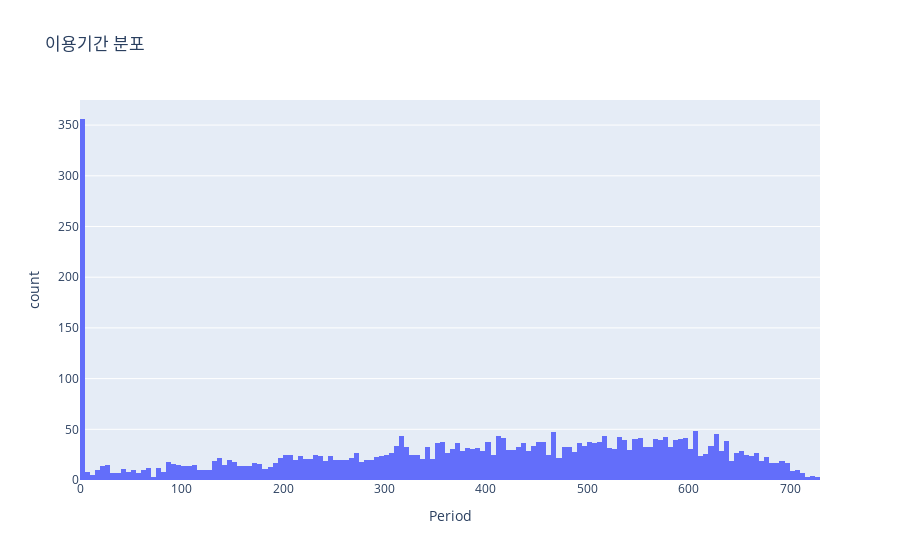

Notebook code for this chart:
### Code cell
# Period의 분포
fig = px.histogram(gantt_df, x='Period', nbins=200, title='이용기간 분포')
fig.show()

### Figure 1 — Plotly figure (JSON) as saved in the notebook; plotly's stock layout.template omitted (floating-point values rounded to 4 significant figures; data arrays with more than 128 entries replaced by an {"elided": "..."} marker saying what was removed)
{"data": [{"alignmentgroup": "True", "bingroup": "x", "hovertemplate": "Period=%{x}<br>count=%{y}<extra></extra>", "legendgroup": "", "marker": {"color": "#636efa", "pattern": {"shape": ""}}, "name": "", "nbinsx": 200, "offsetgroup": "", "orientation": "v", "showlegend": false, "type": "histogram", "x": {"elided": "3898 int values"}, "xaxis": "x", "yaxis": "y"}], "layout": {"barmode": "relative", "legend": {"tracegroupgap": 0}, "title": {"text": "이용기간 분포"}, "xaxis": {"anchor": "y", "domain": [0, 1], "title": {"text": "Period"}}, "yaxis": {"anchor": "x", "domain": [0, 1], "title": {"text": "count"}}}}
